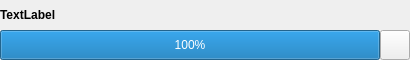
<?xml version="1.0" encoding="UTF-8"?>
<ui version="4.0">
 <class>Form</class>
 <widget class="QWidget" name="Form">
  <property name="geometry">
   <rect>
    <x>0</x>
    <y>0</y>
    <width>410</width>
    <height>60</height>
   </rect>
  </property>
  <property name="sizePolicy">
   <sizepolicy hsizetype="Fixed" vsizetype="Fixed">
    <horstretch>0</horstretch>
    <verstretch>0</verstretch>
   </sizepolicy>
  </property>
  <property name="minimumSize">
   <size>
    <width>0</width>
    <height>60</height>
   </size>
  </property>
  <property name="maximumSize">
   <size>
    <width>16777215</width>
    <height>60</height>
   </size>
  </property>
  <property name="windowTitle">
   <string>Form</string>
  </property>
  <layout class="QVBoxLayout" name="verticalLayout_2">
   <property name="spacing">
    <number>0</number>
   </property>
   <property name="leftMargin">
    <number>0</number>
   </property>
   <property name="topMargin">
    <number>0</number>
   </property>
   <property name="rightMargin">
    <number>0</number>
   </property>
   <property name="bottomMargin">
    <number>0</number>
   </property>
   <item>
    <widget class="QLabel" name="label">
     <property name="font">
      <font>
       <bold>true</bold>
      </font>
     </property>
     <property name="text">
      <string>TextLabel</string>
     </property>
    </widget>
   </item>
   <item>
    <layout class="QHBoxLayout" name="horizontalLayout">
     <property name="spacing">
      <number>0</number>
     </property>
     <item>
      <widget class="QProgressBar" name="progressBar">
       <property name="minimumSize">
        <size>
         <width>0</width>
         <height>30</height>
        </size>
       </property>
       <property name="maximumSize">
        <size>
         <width>16777215</width>
         <height>30</height>
        </size>
       </property>
       <property name="value">
        <number>100</number>
       </property>
      </widget>
     </item>
     <item>
      <widget class="QPushButton" name="logButton">
       <property name="minimumSize">
        <size>
         <width>30</width>
         <height>30</height>
        </size>
       </property>
       <property name="maximumSize">
        <size>
         <width>30</width>
         <height>30</height>
        </size>
       </property>
       <property name="text">
        <string/>
       </property>
       <property name="icon">
        <iconset resource="../Resource/ProgressBar.qrc">
         <normaloff>:/rs/Icon/log.png</normaloff>:/rs/Icon/log.png</iconset>
       </property>
       <property name="iconSize">
        <size>
         <width>16</width>
         <height>16</height>
        </size>
       </property>
      </widget>
     </item>
    </layout>
   </item>
  </layout>
 </widget>
 <resources>
  <include location="../Resource/ProgressBar.qrc"/>
 </resources>
 <connections/>
</ui>
